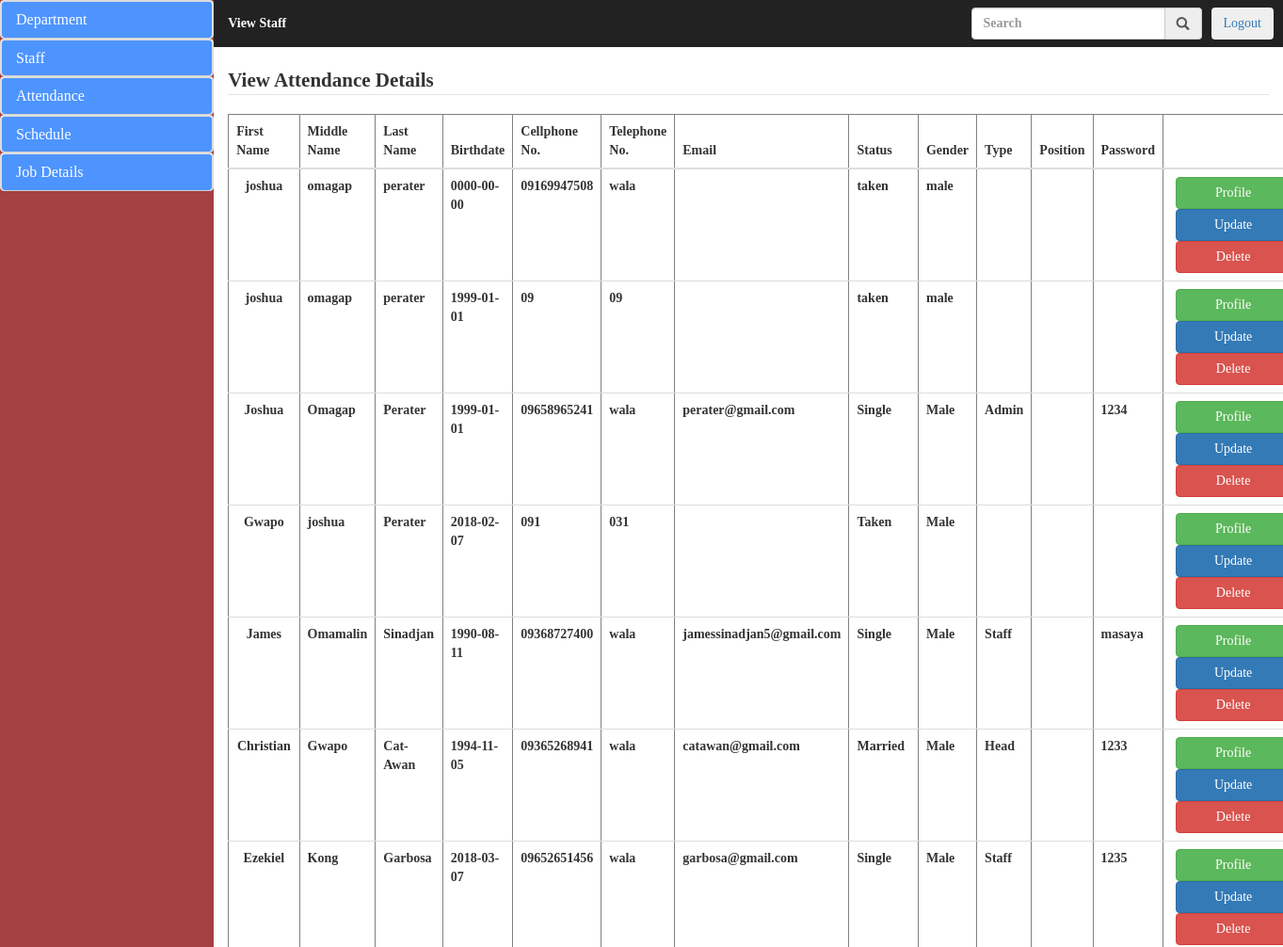
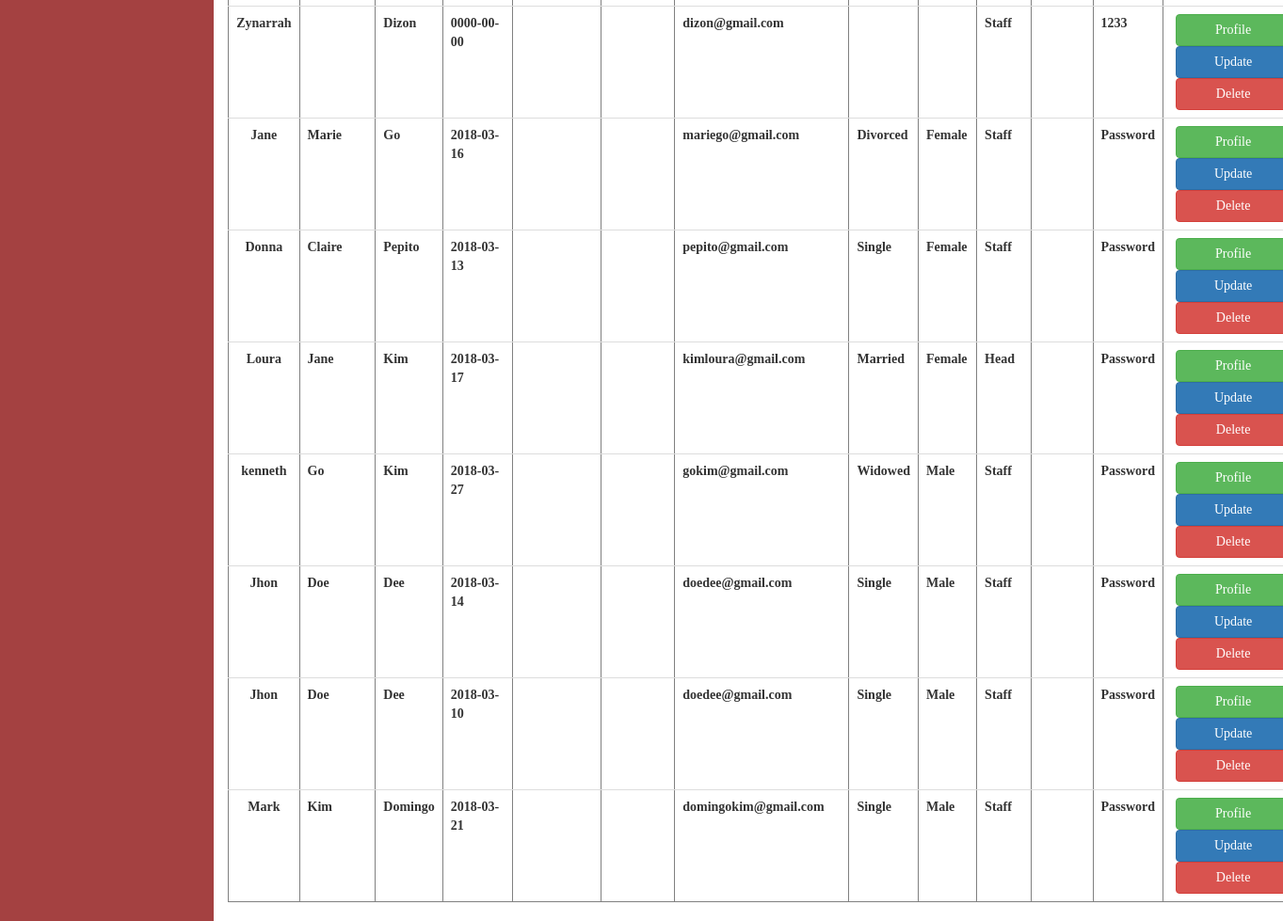
Page /admin/view_staff.php (signed in) on the committed database (2 pictures, top to bottom).
### tables this page shows
CREATE TABLE `staff` (
  `staff_id` bigint(20) NOT NULL,
  `fname` varchar(50) NOT NULL,
  `mname` varchar(50) DEFAULT NULL,
  `lname` varchar(50) NOT NULL,
  `birthdate` date NOT NULL,
  `cellnum` varchar(50) NOT NULL,
  `telnum` varchar(50) DEFAULT NULL,
  `email` varchar(50) NOT NULL,
  `status` varchar(50) NOT NULL,
  `gender` varchar(50) NOT NULL,
  `type` varchar(50) NOT NULL,
  `department` varchar(50) NOT NULL,
  `password` varchar(50) NOT NULL
);

### admin/view_staff.php (the view, shortened to what this page needs)
<!DOCTYPE html>
<html lang="en">
<head>
	  <link rel="stylesheet" href="bootstrap/css/bootstrap.css">
	 <link rel="stylesheet" href="css/styletry.css">
</head>
<body>
	<div class="col-sm-2 sidebar">
		<div class="panel-group">
								<div class="panel panel-default">
									<div class="panel panel-heading">
										<h4 class="panel-title"><a href="#collapse1" data-toggle="collapse">Department</a></h4>
									</div>
								</div>
							</div>
							<div class="panel-group">
								<div class="panel panel-default">
									<div class="panel panel-heading">
										<h4 class="panel-title"><a href="#collapse2" data-toggle="collapse">Staff</a></h4>
									</div>
								</div>
							</div>
							<div class="panel-group">
								<div class="panel panel-default">
									<div class="panel panel-heading">
										<h4 class="panel-title"><a href="#collapse3" data-toggle="collapse">Attendance</a></h4>
									</div>
								</div>
							</div>
							<div class="panel-group">
								<div class="panel panel-default">
									<div class="panel panel-heading">
										<h4 class="panel-title"><a href="#collapse4" data-toggle="collapse">Schedule</a></h4>
									</div>
								</div>
							</div>
							<div class="panel-group">
								<div class="panel panel-default">
									<div class="panel panel-heading">
										<h4 class="panel-title"><a href="#collapse5" data-toggle="collapse">Job Details</a></h4>
									</div>
								</div>
							</div>
	</div>
	<div class="col-sm-10 content">
		<div class="col-sm-12" style="padding: 0;">
			 <nav class="navbar navbar-inverse">
			 	 <div class="container-fluid" style="padding-left: 0;">
			 	 	<ul class="nav navbar-nav">
			 	 		 <li><a href="#" style="color: white;">View Staff</a></li>
			 	 	</ul>
			 	 	<div class="nav navbar-right nav-btn"><button class="btn"><a href="../user/index.php?logout='1'" style="text-decoration-style: none;">Logout</a></button></div>
			 	 	<ul class="nav navbar-right nav-btn">
				 	 	<div class="input-group">
							 <div class="input-group">
								  <input type="text" class="form-control" placeholder="Search" aria-describedby="basic-addon1">
								  <span class="input-group-addon" id="basic-addon1"><i class="glyphicon glyphicon-search"></i></span>
							</div>
						</div>
					</ul>
			 	 </div>
			 </nav>
		</div>
		<div class="col-sm-12 haha"><legend> View Attendance Details</legend></div>
			 		<div class="col-sm-12">
			 			<?php
	  include_once("connection.php");
	  $sql = "SELECT * FROM staff";
	  $result = mysqli_query($connect,$sql);
	  if(mysqli_num_rows($result) > 0){
		  echo "<table class='table' border='1'>";
		  echo "<thead>
					<tr>
						<th>First Name</th>
						<th>Middle Name</th>
						<th>Last Name</th>
						<th>Birthdate</th>
						<th>Cellphone No.</th>
						<th>Telephone No.</th>
						<th>Email</th>
						<th>Status</th>
						<th>Gender</th>
						<th>Type</th>
						<th>Position</th>
						<th>Password</th>
						<th></th>
					</tr>
				</thead>";
		  echo "<tbody>";
	     while($row = mysqli_fetch_assoc($result)){
		       echo "<tr><td style='text-align:center;'>".
					 $row['fname'].
					"</td><td>".
					$row['mname'].
					"</td><td>".
					$row['lname'].
					"</td><td>".
					$row['birthdate'].
					"</td><td>".
					$row['cellnum'].
					"</td><td>".
					 $row['telnum'].
					"</td><td>".
					 $row['email'].
					"</td><td>".
					$row['status'].
					"</td><td>".
					$row['gender'].
					"</td><td>".
					$row['type'].
					"</td><td>".
					$row['position'].
					"</td><td>".
					$row['password'].
					 "</td>
					 <td>
						<a href='../user/about_me.php?id=".$row['staff_id']."'>
					      <button class='btn btn-success'>Profile</button>
						</a>
					    <a href='Update_staff.php?id=".$row['staff_id']."'>
					      <button class='btn btn-primary'>Update</button>
						</a>
						<a href='action/staff_delete.php?id=".$row['staff_id']."'>
						  <button class='btn btn-danger'>Delete</button>
						</a>
					 </td>
					 </tr>";
		 }
		 echo "</tbody>";
	  }
	?>
					  	</div>
	</div>
</body>
</html>

### admin/css/styletry.css (style rules this page uses)
* { margin: 0; }
.sidebar { background-color: #a44141; padding: 0; height: 100%; }
.content { height: 100%; padding: 0; }
li a { display: block; color: #000; text-decoration: none; }
html,body { width: 100%; height:100%; font-family: masaya !important; font-weight: bold; }
.navbar { border-radius: 0; border: none; }
.nav-btn { padding-top: 8px;padding-right: 10px; }
td:last-child { width: 285px; }
td>a>button { width:122px; float: left; margin-left: 5px; }
.panel-group { margin-bottom: 0; }
a { text-decoration: none; }
.panel-default > .panel-heading { background-color: #4d94ff; color:white; }
.panel { border-radius: 1px; }

### rows in the picture
staff: fname "joshua", mname "omagap", lname "perater", birthdate "0000-00-00", cellnum "09169947508", telnum "wala", status "taken", gender "male"
staff: fname "joshua", mname "omagap", lname "perater", birthdate "1999-01-01", cellnum "09", telnum "09", status "taken", gender "male"
staff: fname "Joshua", mname "Omagap", lname "Perater", birthdate "1999-01-01", cellnum "09658965241", telnum "wala", email "perater@gmail.com", status "Single", gender "Male", type "Admin", password "1234"
staff: fname "Gwapo", mname "joshua", lname "Perater", birthdate "2018-02-07", cellnum "091", telnum "031", status "Taken", gender "Male"
staff: fname "James", mname "Omamalin", lname "Sinadjan", birthdate "1990-08-11", cellnum "09368727400", telnum "wala", email "jamessinadjan5@gmail.com", status "Single", gender "Male", type "Staff", password "masaya"
staff: fname "Christian", mname "Gwapo", lname "Cat-Awan", birthdate "1994-11-05", cellnum "09365268941", telnum "wala", email "catawan@gmail.com", status "Married", gender "Male", type "Head", password "1233"
staff: fname "Ezekiel", mname "Kong", lname "Garbosa", birthdate "2018-03-07", cellnum "09652651456", telnum "wala", email "garbosa@gmail.com", status "Single", gender "Male", type "Staff", password "1235"
staff: fname "Zynarrah", lname "Dizon", birthdate "0000-00-00", email "dizon@gmail.com", type "Staff", password "1233"
staff: fname "Jane", mname "Marie", lname "Go", birthdate "2018-03-16", email "mariego@gmail.com", status "Divorced", gender "Female", type "Staff", password "Password"
staff: fname "Donna", mname "Claire", lname "Pepito", birthdate "2018-03-13", email "pepito@gmail.com", status "Single", gender "Female", type "Staff", password "Password"
staff: fname "Loura", mname "Jane", lname "Kim", birthdate "2018-03-17", email "kimloura@gmail.com", status "Married", gender "Female", type "Head", password "Password"
staff: fname "kenneth", mname "Go", lname "Kim", birthdate "2018-03-27", email "gokim@gmail.com", status "Widowed", gender "Male", type "Staff", password "Password"
staff: fname "Jhon", mname "Doe", lname "Dee", birthdate "2018-03-14", email "doedee@gmail.com", status "Single", gender "Male", type "Staff", password "Password"
staff: fname "Jhon", mname "Doe", lname "Dee", birthdate "2018-03-10", email "doedee@gmail.com", status "Single", gender "Male", type "Staff", password "Password"
staff: fname "Mark", mname "Kim", lname "Domingo", birthdate "2018-03-21", email "domingokim@gmail.com", status "Single", gender "Male", type "Staff", password "Password"
